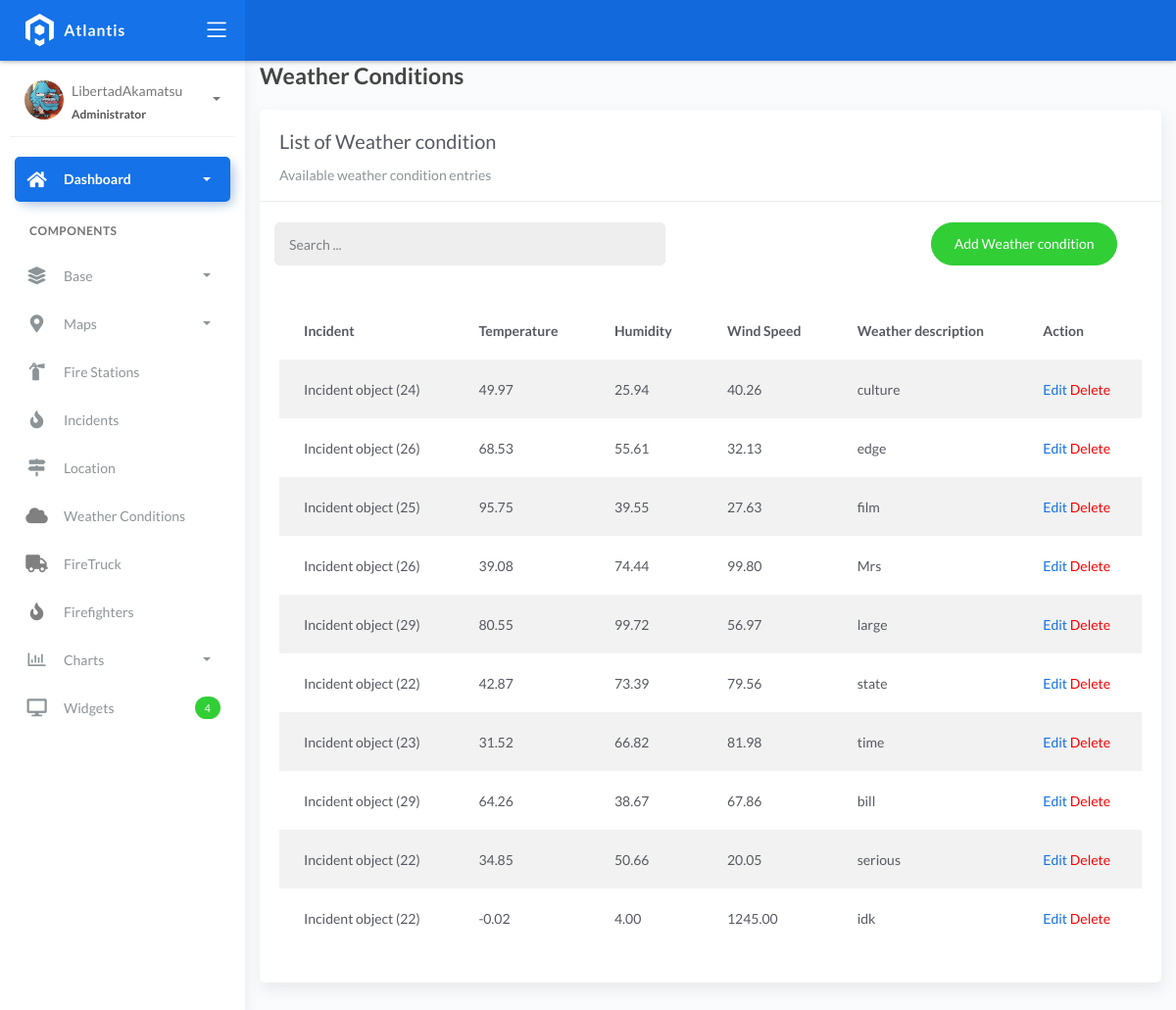
The app's page /condition_list/ with its own data.
### fire/models.py (models this page shows)
class BaseModel(models.Model):
    created_at = models.DateTimeField(auto_now_add=True, db_index=True)
    updated_at = models.DateTimeField(auto_now=True)
    class Meta:
        abstract = True

class WeatherConditions(BaseModel):
    incident = models.ForeignKey(Incident, on_delete=models.CASCADE)
    temperature = models.DecimalField(max_digits=10, decimal_places=2)
    humidity = models.DecimalField(max_digits=10, decimal_places=2)
    wind_speed = models.DecimalField(max_digits=10, decimal_places=2)
    weather_description = models.CharField(max_length=150)

class Incident(BaseModel):
    SEVERITY_CHOICES = (
        ('Minor Fire', 'Minor Fire'),
        ('Moderate Fire', 'Moderate Fire'),
        ('Major Fire', 'Major Fire'),
    )
    location = models.ForeignKey(Locations, on_delete=models.CASCADE)
    date_time = models.DateTimeField(blank=True, null=True)
    severity_level = models.CharField(max_length=45, choices=SEVERITY_CHOICES)
    description = models.CharField(max_length=250)

### fire/views.py (the view, shortened to what this page needs)
# urls.py: path('condition_list/',  ConditionListView.as_view(), name='weather-list'),
class ConditionListView(ListView):
    model = WeatherConditions
    context_object_name = 'object_list'
    template_name = 'weather_list.html'
    paginate_by = 10
    def get_queryset(self, *args, **kwargs):
        qs = super(ConditionListView, self).get_queryset(*args, **kwargs)
        query = self.request.GET.get('q')
        return qs

### templates/weather_list.html (shortened to what this page needs)
{% extends 'base.html' %}
{% load static %}
{% block content %}
<div class="content">
    <div class="container-fluid">
        <h4 class="page-title">Weather Conditions</h4>
        <div class="row">
            <div class="col-md-12">
                <div class="card">
                    <div class="card-header">
                        <div class="card-title">List of Weather condition</div>
                        <div class="card-category">Available weather condition entries</div>
                    </div>
                    <br />
                    <div class="col-md-12 row">
                        <div class="col-md-6">
                            <form class="navbar-left navbar-form nav-search mr-md-3" action="{% url 'weather-list' %}">
                                <div class="input-group">
                                    <input type="text" placeholder="Search ..." class="form-control" name="q"/>
                                    <div class="input-group-append">
                                        <span class="input-group-text">
                                        </span>
                                    </div>
                                </div>
                            </form>
                        </div>
                        <div class="col-md-6">
                            <div class="pull-right">
                                <a href="{% url 'condition-add' %}" class="btn btn-success btn-rounded">Add Weather condition</a>
                            </div>
                        </div>
                    </div>
                    <div class="card-body">
                        <table class="table table-striped mt-3">
                            <thead>
                                <tr>
                                    <th scope="col">Incident</th>
                                    <th scope="col">Temperature</th>
                                    <th scope="col">Humidity</th>
                                    <th scope="col">Wind Speed</th>
                                    <th scope="col">Weather description</th>
                                    <th scope="col">Action</th>
                                </tr>
                            </thead>
                            <tbody>
                                {% for object in object_list %}
                                <tr>
                                    <td>{{ object.incident }}</td>
                                    <td>{{ object.temperature }}</td>
                                    <td>{{ object.humidity }}</td>
                                    <td>{{ object.wind_speed }}</td>
                                    <td>{{ object.weather_description }}</td>
                                    <td>
                                        <a href="{% url 'condition-update' object.id %}">
Edit</a>
                                        <a style="color: red;"  href="{% url 'condition-delete' object.id %}">Delete</a>
                                    </td>
                                </tr>
                                {% empty %}
                                <tr>
                                    <td colspan="2" style="text-align: center;">
                                        <p class="text-sm font-weight-bold mb-0">No Weather condition Found</p>
                                    </td>
                                </tr>
                                {% endfor %}
                            </tbody>
                        </table>
                    </div>
                </div>
            </div>
        </div>
    </div>
</div>
{% endblock %}

### records on screen
WeatherConditions: incident "Incident object (24)", temperature "49.97", humidity "25.94", wind_speed "40.26", weather_description "culture"
WeatherConditions: incident "Incident object (26)", temperature "68.53", humidity "55.61", wind_speed "32.13", weather_description "edge"
WeatherConditions: incident "Incident object (25)", temperature "95.75", humidity "39.55", wind_speed "27.63", weather_description "film"
WeatherConditions: incident "Incident object (26)", temperature "39.08", humidity "74.44", wind_speed "99.80", weather_description "Mrs"
WeatherConditions: incident "Incident object (29)", temperature "80.55", humidity "99.72", wind_speed "56.97", weather_description "large"
WeatherConditions: incident "Incident object (22)", temperature "42.87", humidity "73.39", wind_speed "79.56", weather_description "state"
WeatherConditions: incident "Incident object (23)", temperature "31.52", humidity "66.82", wind_speed "81.98", weather_description "time"
WeatherConditions: incident "Incident object (29)", temperature "64.26", humidity "38.67", wind_speed "67.86", weather_description "bill"
WeatherConditions: incident "Incident object (22)", temperature "34.85", humidity "50.66", wind_speed "20.05", weather_description "serious"
WeatherConditions: incident "Incident object (22)", temperature "-0.02", humidity "4.00", wind_speed "1245.00", weather_description "idk"
